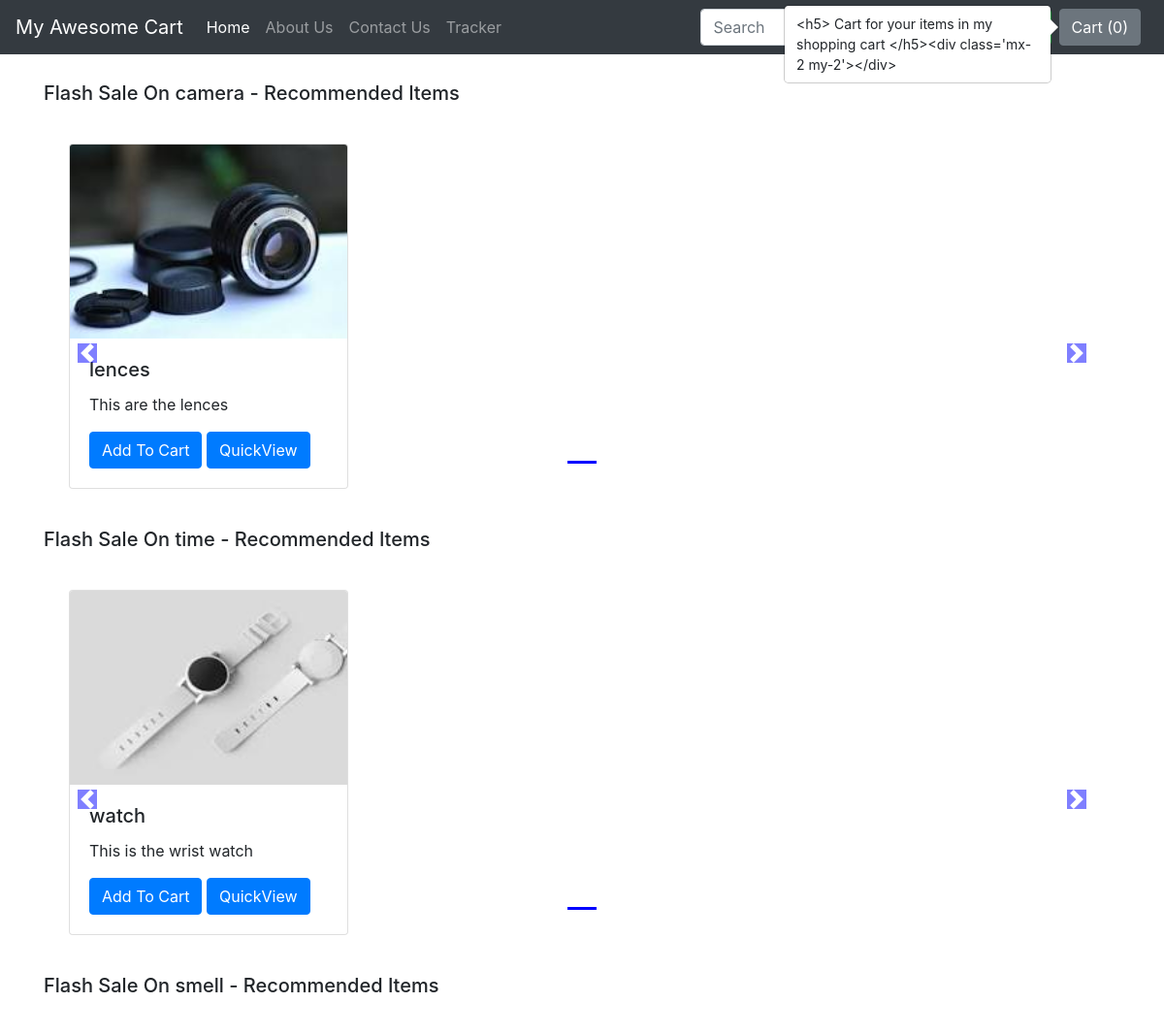
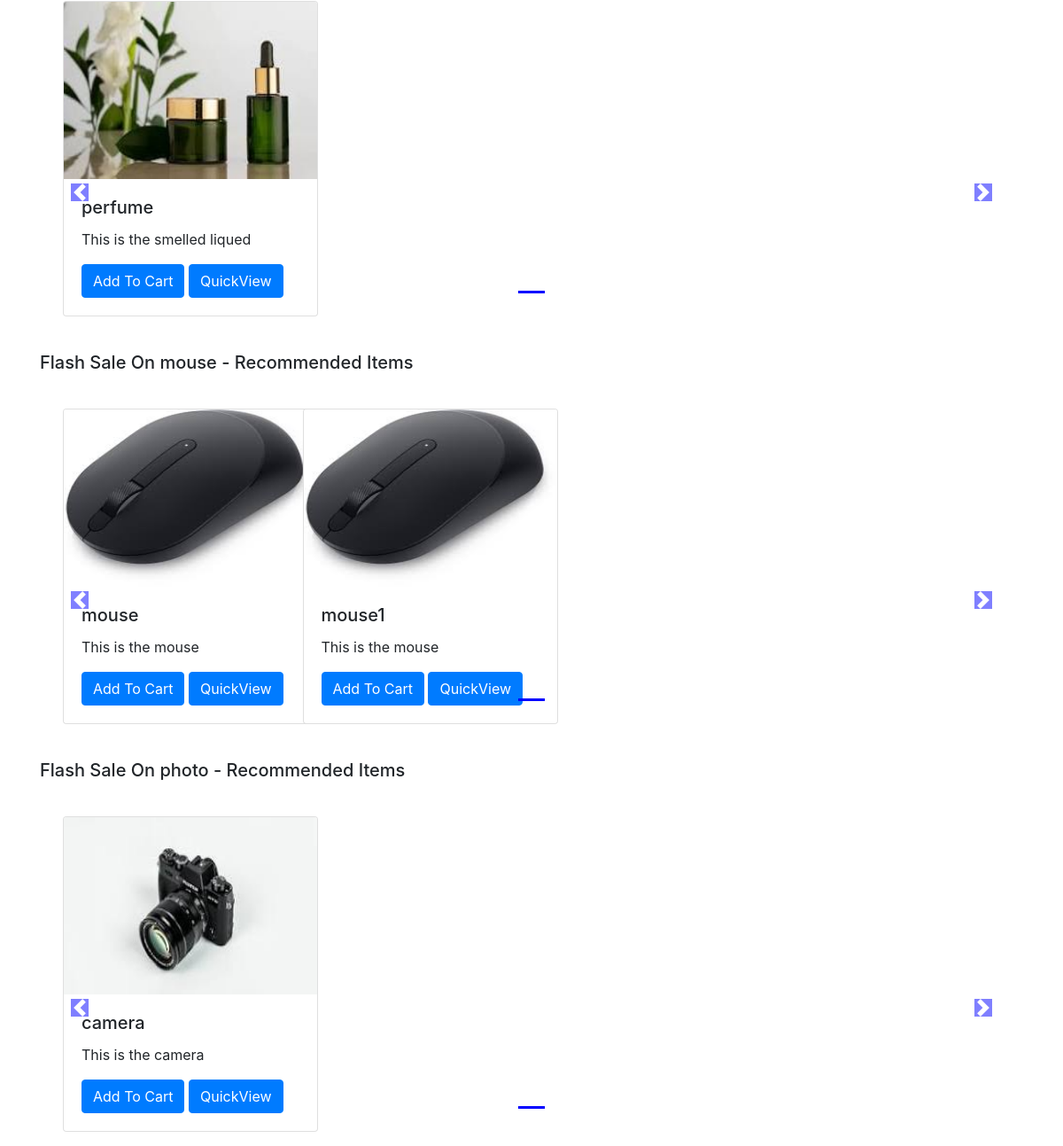
The page / on the database its author committed (2 pictures, top to bottom).
### shop/models.py (models this page shows, shortened)
class Product(models.Model):
    product_id=models.AutoField
    product_name=models.CharField(max_length=50)
    category= models.CharField(max_length=50, default="")
    sub_category= models.CharField(max_length=50, default="")
    price=models.IntegerField(default=0)
    desc=models.CharField(max_length=300)
    pub_date=models.DateField()
    image= models.ImageField(upload_to="shop/images",default="")

### shop/views.py (the view)
# urls.py: path('',views.index),
def index(request):
    allProds = []
    catprod = Product.objects.values('category', 'id')
    cats = {item['category'] for item in catprod}
    for cat in cats:
        prods = Product.objects.filter(category = cat)
        n = len(prods)
        nSlides = n//4 + ceil((n/4) - (n//4))
        allProds.append([prods,range(1,nSlides),nSlides])
    params = {'allProds' : allProds}
    return render(request, 'shop/index.html',params)

### shop/templates/shop/index.html (shortened to what this page needs)
{% extends 'shop/base.html' %}
{% block body %}
{% load static %}
<div class="container">
    {% for product, range, nSlides in allProds %}
    <h5 class="my-4">Flash Sale On {{product.0.category}} - Recommended Items</h5>
    <div class="row">
<div id="demo{{forloop.counter}}" class="col carousel slide my-3" data-ride="carousel">
    <ul class="carousel-indicators">
      <li data-target="#demo{{forloop.counter}}" data-slide-to="0" class="active"></li>
    </ul>
    <div class="container carousel-inner no-padding">
      <div class="carousel-item active">
        {% for i in product %}
        <div class="col-xs-3 col-sm-3 col-md-3">
          <div class="card" style="width: 18rem;">
            <img src='/media/{{i.image}}' class="card-img-top" alt="...">
            <div class="card-body">
              <h5 class="card-title" id="namepr{{i.id}}">{{i.product_name}}</h5>
              <p class="card-text">{{i.desc}}</p>
              <span id = "divpr{{i.id}}" class = "divpr">
              <button id="pr{{i.id}}" class="btn btn-primary cart">Add To Cart</button>
              </span>
              <a href = "{% url 'productview' i.id %}"><button id="qv{{i.id}}" class="btn btn-primary cart">QuickView</button></a>
            </div>
          </div>
        </div>
        {% endfor %}
    </div>
</div>
</div>
    <a class="carousel-control-prev" href="#demo{{forloop.counter}}" data-slide="prev">
        <span class="carousel-control-prev-icon"></span>
    </a>
    <a class="carousel-control-next" href="#demo{{forloop.counter}}" data-slide="next">
        <span class="carousel-control-next-icon"></span>
    </a>
        </div>
    {% endfor %}
</div>
{% endblock %}

### shop/templates/shop/base.html (shortened to what this page needs)
<!doctype html>
<html lang="en">
  <head>
    <link rel="stylesheet" href="https://stackpath.bootstrapcdn.com/bootstrap/4.2.1/css/bootstrap.min.css">
  </head>
  <body>
<nav class="navbar navbar-expand-lg navbar-dark bg-dark fixed-top">
  <a class="navbar-brand" href="{% url 'home' %}">My Awesome Cart</a>
  <div class="collapse navbar-collapse" id="navbarSupportedContent">
    <ul class="navbar-nav mr-auto">
      <li class="nav-item active">
        <a class="nav-link" href="{% url 'home' %}">Home <span class="sr-only">(current)</span></a>
      </li>
      <li class="nav-item">
        <a class="nav-link" href="{% url 'about' %}">About Us</a>
      </li>
      <li class="nav-item">
        <a class="nav-link" href="{% url 'contact' %}">Contact Us</a>
      </li>
      <li class="nav-item">
        <a class="nav-link" href="{% url 'tracker' %}">Tracker</a>
      </li>
    </ul>
    <form class="form-inline my-2 my-lg-0">
      <button class="btn btn-outline-success my-2 my-sm-0" type="submit">Search</button>
    </form>
    <button type="button" id = "popcart"class="btn btn-secondary mx-2" data-container="body" data-toggle="popover" data-placement="right" data-content="Vivamus sagittis lacus vel augue laoreet rutrum faucibus.">
Cart (<span id="cart">0</span>)</button>
  </div>
</nav>
  {% block body %} {% endblock %}
  </body>
</html>

### rows shown on the page
Product: category "camera", image (picture), product_name "lences", desc "This are the lences"
Product: category "time", image (picture), product_name "watch", desc "This is the wrist watch"
Product: category "smell", image (picture), product_name "perfume", desc "This is the smelled liqued"
Product: category "mouse", image (picture), product_name "mouse", desc "This is the mouse"
Product: image (picture), product_name "mouse1", desc "This is the mouse"
Product: category "photo", image (picture), product_name "camera", desc "This is the camera"
